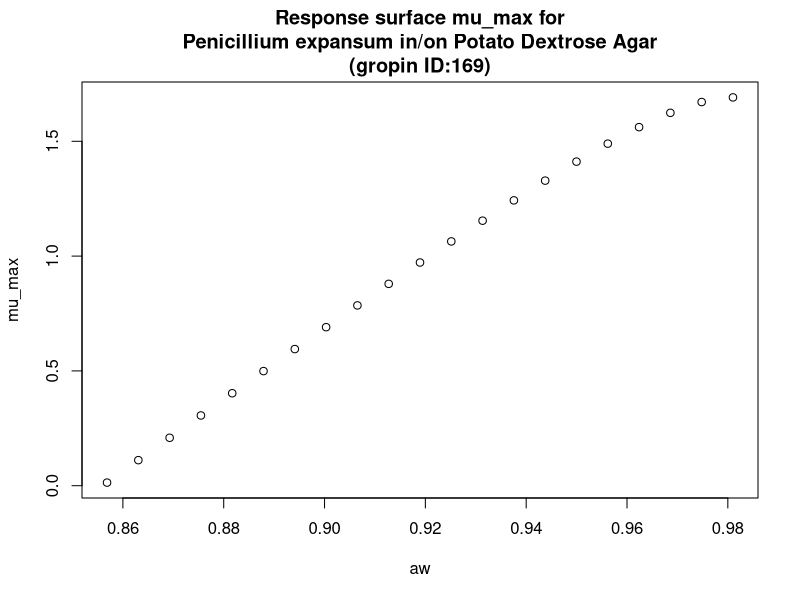

This chart was generated by the following R code:
#############################
# start of Parameter script
#############################
aw <- seq(0.856856,0.981018981018981,length.out=21)
#############################
# end of Parameter script
#############################
############################# 
# start of Model script Gropin ID 169 
#############################
 
# constant coefficients for this model
awmin <- 0.856
awopt <- 0.981
 
variables <- data.frame(aw)
argumentsPar <- expand.grid(variables)
 
# heart of the model
response_surface <- function(aw) {
   mumax <-(2.86^0.5)*(((aw-1)*(aw-awmin)^2)/((awopt-awmin)*(((awopt-awmin)*(aw-awopt))-((awopt-1)*(awopt+awmin-2*aw)))))^0.5

return(mumax=mumax)
} 

# output parameters
mumax <- cbind(argumentsPar,response_surface(argumentsPar['aw']))
colnames(mumax) <- c(colnames(argumentsPar),'mumax')
#############################
# End of Model script
#############################
############################# 
# start of Visualisation script Gropin ID 169 
#############################
plot(aw,mumax$mumax,
                          xlab='aw',
                          ylab='mu_max',main='Response surface mu_max for
Penicillium expansum in/on Potato Dextrose Agar
(gropin ID:169)')
#############################
# End of Visualisation script
#############################
